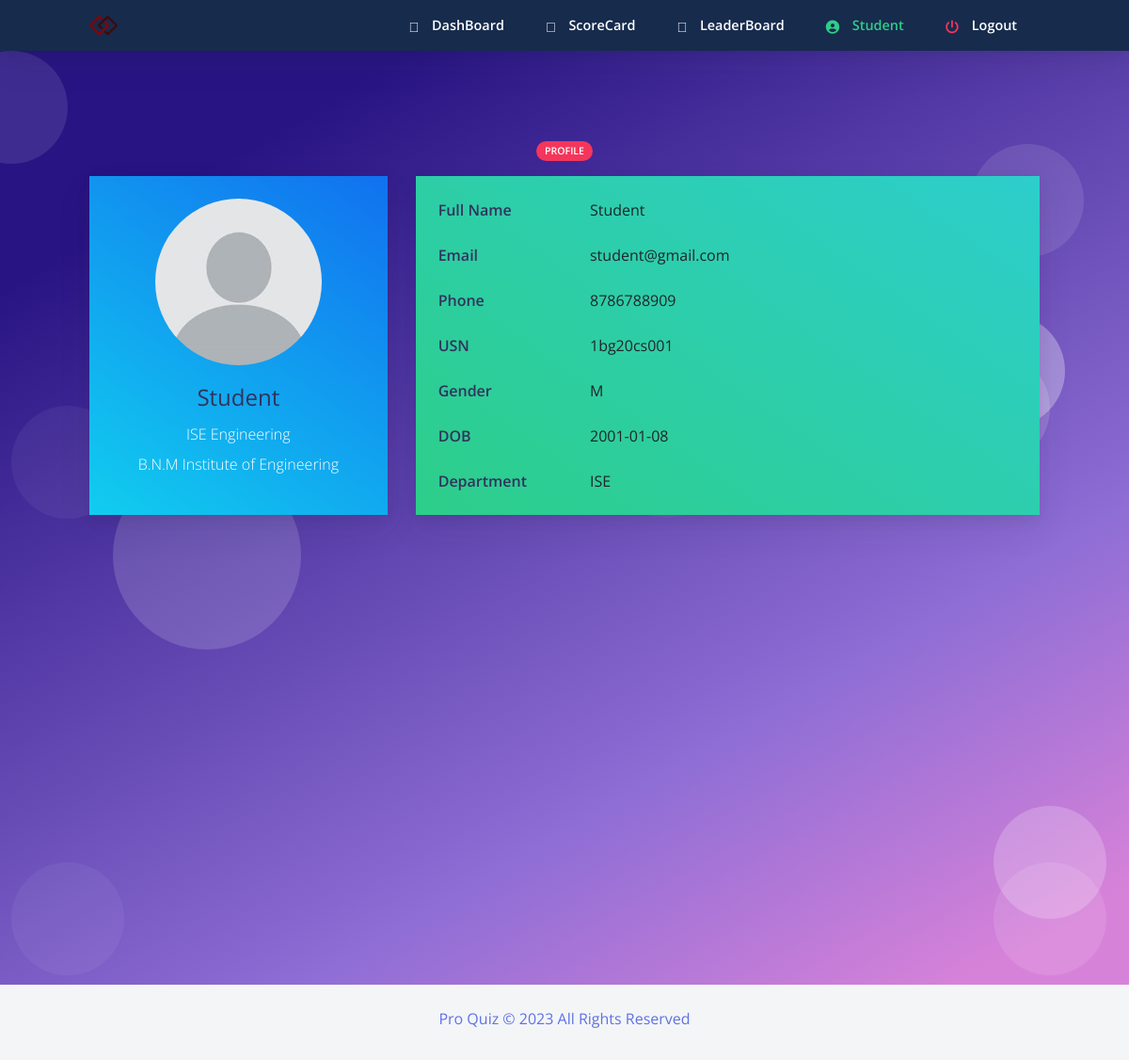
Screenshot of /quiz_frontend/studprofile.php (signed in) with the database file from the repository.
### tables this page shows
CREATE TABLE `student` (
  `usn` varchar(10) NOT NULL,
  `name` varchar(20) NOT NULL,
  `mail` varchar(30) NOT NULL,
  `phno` varchar(10) NOT NULL,
  `gender` varchar(1) NOT NULL,
  `DOB` varchar(10) NOT NULL,
  `pw` varchar(200) NOT NULL,
  `dept` varchar(3) DEFAULT NULL
);

### quiz_frontend/studprofile.php (the view, shortened to what this page needs)
<html>
<?php require ("header.php");?>
<?php
require_once 'sql.php';
                $conn = mysqli_connect($host, $user, $ps, $project);if (!$conn) {
    echo "<script>alert(\"Database error retry after some time !\")</script>";
} else {
    $usn = $_SESSION["usn"];
    $sql = "select * from student where usn='{$usn}'";
    $res =   mysqli_query($conn, $sql);
    if ($res == true) {
        global $dbusn, $dbpw;
        while ($row = mysqli_fetch_array($res)) {
            $dbusn = $row['usn'];
            $dbname = $row['name'];
			$dbmail = $row['mail'];
            $dbphno = $row['phno'];
            $dbgender = $row['gender'];
            $dbdob = $row['DOB'];
            $dbdept = $row['dept'];
        }
    }
}
?>
  <body class="bg-white" id="top">
    <nav
      id="navbar-main"
      class="
        navbar navbar-main navbar-expand-lg
        bg-default
        navbar-light
        position-sticky
        top-0
        shadow
        py-0
      "
    >
      <div class="container">
        <ul class="navbar-nav navbar-nav-hover align-items-lg-center">
          <li class="nav-item dropdown">
            <a href="index.php" class="navbar-brand mr-lg-5 text-white">
                               <img src="assets/img/logo.png" />
            </a>
          </li>
        </ul>
        <div class="navbar-collapse collapse bg-default" id="navbar_global">
          <ul class="navbar-nav align-items-lg-center ml-auto">
				 <li class="nav-item">
              <a href="homestud.php" class="nav-link">
                <span class="text-white nav-link-inner--text font-weight-bold"
                  ><i class="text-white fad fa-home"></i> DashBoard</span
                >
              </a>
            </li>
			 <li class="nav-item">
              <a href="studscorecard.php" class="nav-link">
                <span class="text-white nav-link-inner--text font-weight-bold"
                  ><i class="text-white fad fa-poll"></i> ScoreCard</span
                >
              </a>
            </li>
			 <li class="nav-item">
              <a href="studleaderboard.php" class="nav-link">
                <span class="text-white nav-link-inner--text font-weight-bold"
                  ><i class="text-white fad fa-award"></i> LeaderBoard</span
                >
              </a>
            </li>
			 <li class="nav-item">
              <a href="studprofile.php" class="nav-link">
                <span class="text-success nav-link-inner--text font-weight-bold"
                  ><i class="text-success fas fa-user-circle"></i> <?php echo $dbname ?></span
                >
              </a>
            </li>
		   <li class="nav-item">
              <a href="logout.php" class="nav-link">
                <span class="text-white nav-link-inner--text font-weight-bold"
                  ><i class="text-danger fas fa-power-off"></i> Logout</span
                >
              </a>
            </li>
          </ul>
        </div>
      </div>
    </nav>
  <section class="section section-shaped section-lg">
    <div class="shape shape-style-1 shape-primary">
      <span></span>
      <span></span>
      <span></span>
      <span></span>
      <span></span>
      <span></span>
    </div>
<div class="container ">
    	 <div class="row">
          <div class="col-md-8 mx-auto text-center">
            <span class="badge badge-danger badge-pill mb-3">Profile</span>
          </div>
        </div>
          <div class="row row-content">
            <div class="col-md-4 mb-3">
				<div class="card">
                <div class="card-body bg-gradient-info">
                  <div class="d-flex flex-column align-items-center text-center">
                    <img src="assets/img/student.jpg" alt="student" class="rounded-circle" width="177">
                    <div class="mt-3">
                      <h4>                      <?php echo $dbname ?></h4>
                      <p class="text-white mb-1"> <?php echo $dbdept ?> Engineering</p>
                      <p class="text-white font-size-sm">B.N.M Institute of Engineering</p>
                    </div>
                  </div>
                </div>
              </div>
            </div>
                <div class="col-md-8">
              <div class="card mb-3">
                <div class="card-body bg-gradient-success">
                  <div class="row">
                    <div class="col-sm-3">
                      <h6 class="mb-0 font-weight-bold">Full Name</h6>
                    </div>
                    <div class="col-sm-9 text-dark">
                      <?php echo $dbname ?>
                    </div>
                  </div>
				  <br>
                  <div class="row">
                    <div class="col-sm-3">
                      <h6 class="mb-0 font-weight-bold">Email</h6>
                    </div>
                    <div class="col-sm-9 text-dark">
                      <?php echo $dbmail ?>
                    </div>
                  </div>
               <br>
                  <div class="row">
                    <div class="col-sm-3">
                      <h6 class="mb-0 font-weight-bold">Phone</h6>
                    </div>
                    <div class="col-sm-9 text-dark">
                      <?php echo $dbphno ?>
                    </div>
                  </div>
                   <br>
                  <div class="row">
                    <div class="col-sm-3">
                      <h6 class="mb-0 font-weight-bold">USN</h6>
                    </div>
                    <div class="col-sm-9 text-dark">
                      <?php echo $dbusn ?>
                    </div>
                  </div>
                   <br>
				  <div class="row">
                    <div class="col-sm-3">
                      <h6 class="mb-0 font-weight-bold">Gender</h6>
                    </div>
                    <div class="col-sm-9 text-dark">
                     <?php echo $dbgender ?>
                    </div>
                  </div>
                   <br>
				  <div class="row">
                    <div class="col-sm-3">
                      <h6 class="mb-0 font-weight-bold">DOB</h6>
                    </div>
                    <div class="col-sm-9 text-dark">
                      <?php echo $dbdob ?>
                    </div>
                  </div>
                   <br>
				  <div class="row">
                    <div class="col-sm-3">
                      <h6 class="mb-0 font-weight-bold">Department</h6>
                    </div>
                    <div class="col-sm-9 text-dark">
                     <?php echo $dbdept ?>
                    </div>
                  </div>
                </div>
              </div>
            </div>
          </div>
        </div>
</section>
    <?php require("footer.php");?>
</body>
</html>

### rows the page displays
student: name "Student", dept "ISE", mail "student@gmail.com", phno "8786788909", usn "1bg20cs001", gender "M", DOB "2001-01-08"
